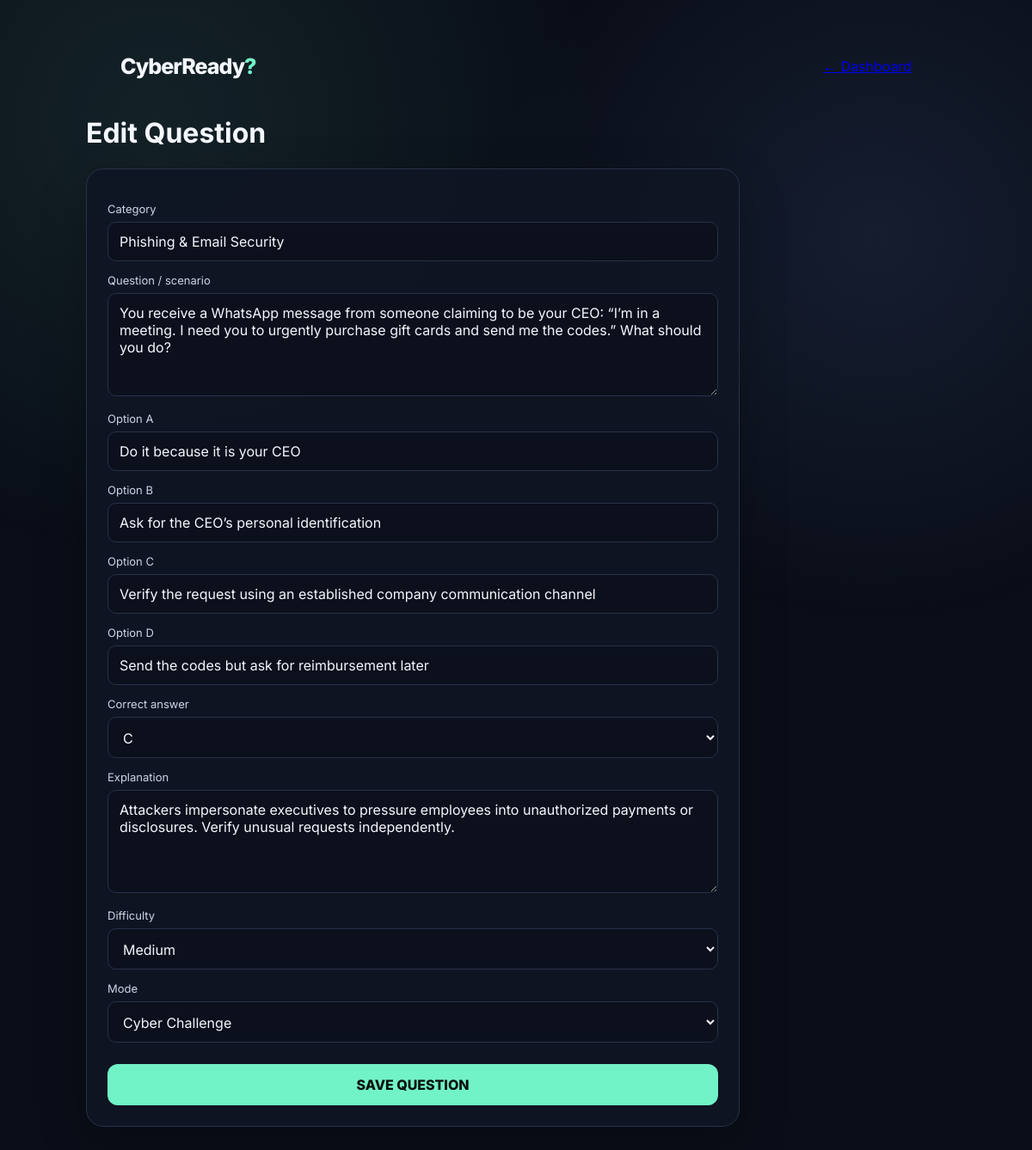
Page /admin/edit/4 (signed in) on the committed database.
### tables this page shows
CREATE TABLE questions (
    id INTEGER PRIMARY KEY AUTOINCREMENT,
    category TEXT NOT NULL,
    question TEXT NOT NULL,
    option_a TEXT NOT NULL,
    option_b TEXT NOT NULL,
    option_c TEXT NOT NULL,
    option_d TEXT NOT NULL,
    correct_answer TEXT NOT NULL,
    explanation TEXT NOT NULL,
    difficulty TEXT NOT NULL DEFAULT 'Medium',
    mode TEXT NOT NULL DEFAULT 'challenge',
    created_at TEXT NOT NULL
);

### app.py (the view, shortened to what this page needs)
@app.route("/admin/edit/<int:qid>", methods=["GET", "POST"])
@admin_required
def edit_question(qid):
    conn = get_db()
    q = conn.execute("SELECT * FROM questions WHERE id=?", (qid,)).fetchone()
    if not q:
        conn.close()
        return "Question not found", 404
    conn.close()
    return render_template("edit_question.html", q=q)

### app.py (called while the page is built)
def get_db():
    conn = sqlite3.connect(DB_PATH)
    conn.row_factory = sqlite3.Row
    return conn

def admin_required(view):
    @wraps(view)
    def wrapped(*args, **kwargs):
        if not session.get("is_admin"):
            return redirect(url_for("admin_login"))
        return view(*args, **kwargs)
    return wrapped

### templates/edit_question.html (shortened to what this page needs)
<!doctype html>
<html lang="en">
<head>
<title>CyberReady? — Edit Question</title><link rel="stylesheet" href="{{ url_for('static', filename='css/style.css') }}">
</head>
<body>
<div class="shell admin-shell">
  <div class="topline"><div class="brand mini">CyberReady<span class="q">?</span></div><a href="{{ url_for('admin') }}">← Dashboard</a></div>
  <h1>{{ 'Edit Question' if q else 'Add Question' }}</h1>
  <form method="post" class="card edit-form">
    <label>Category</label><input name="category" value="{{ q['category'] if q else '' }}" required>
    <label>Question / scenario</label><textarea name="question" required>{{ q['question'] if q else '' }}</textarea>
    {% for key in ['a','b','c','d'] %}
      <label>Option {{ key|upper }}</label><input name="option_{{ key }}" value="{{ q['option_'+key] if q else '' }}" required>
    {% endfor %}
    <label>Correct answer</label>
    <select name="correct_answer">{% for x in ['A','B','C','D'] %}<option {% if q and q['correct_answer']==x %}selected{% endif %}>{{ x }}</option>{% endfor %}</select>
    <label>Explanation</label><textarea name="explanation" required>{{ q['explanation'] if q else '' }}</textarea>
    <label>Difficulty</label><select name="difficulty">{% for x in ['Easy','Medium','Hard'] %}<option {% if q and q['difficulty']==x %}selected{% endif %}>{{ x }}</option>{% endfor %}</select>
    <label>Mode</label><select name="mode"><option value="challenge" {% if not q or q['mode']=='challenge' %}selected{% endif %}>Cyber Challenge</option></select>
    <button class="primary" type="submit">SAVE QUESTION</button>
  </form>
</div>
</body></html>

### static/css/style.css (style rules this page uses)
:root { --bg:#080b14;--panel:#101624;--panel2:#151c2e;--text:#f5f7ff;--muted:#9aa6bf; --accent:#72f2c7;--accent2:#7aa7ff;--danger:#ff7187;--line:#273148; --shadow:0 18px 55px rgba(0,0,0,.24); }
* { box-sizing:border-box }
html { scroll-behavior:smooth }
body { margin:0;font-family:Inter,system-ui,sans-serif;background:#0a0e18;color:var(--text);min-height:100vh }
body:before { content:"";position:fixed;inset:0;pointer-events:none;background:radial-gradient(circle at 15% 10%,rgba(114,242,199,.09),transparent 32%),radial-gradient(circle at 85% 20%,rgba(122,167,255,.10),transparent 30%);z-index:-1 }
button,input,textarea,select { font:inherit }
.shell { width:min(1000px,92%);margin:0 auto;padding:40px 0 70px }
.brand { font-size:42px;font-weight:800;letter-spacing:-2px }
.brand.mini { font-size:25px;letter-spacing:-1px }
.q { color:var(--accent) }
.card { background:rgba(16,22,36,.9);border:1px solid var(--line);border-radius:20px;padding:24px;box-shadow:var(--shadow) }
label { display:block;font-size:13px;color:#cdd5e7;margin:14px 0 7px }
input,textarea,select { width:100%;background:#0b101c;border:1px solid var(--line);color:var(--text);border-radius:10px;padding:12px 13px }
textarea { min-height:120px;resize:vertical }
.primary,.secondary { border:0;border-radius:12px;padding:14px 18px;font-weight:800;cursor:pointer;text-decoration:none;display:inline-flex;align-items:center;justify-content:center;gap:10px;text-align:center;transition:transform .18s ease,box-shadow .18s ease,filter .18s ease }
.primary { background:var(--accent);color:#07110e;width:100%;margin-top:20px }
.topbar,.topline { width:min(1000px,92%);margin:0 auto;padding:22px 0;display:flex;justify-content:space-between;align-items:center }
.edit-form { max-width:760px }
.edit-form .primary { margin-top:25px }

### rows in the picture
questions: category "Phishing & Email Security", question "You receive a WhatsApp message from someone claiming to be your CEO: “I’m in a meeting. I need you to urgently purchase gift cards and send me the codes.” What should you do?", option_a "Do it because it is your CEO" "Ask for the CEO’s personal identification" "Verify the request using an established company communication channel" "Send the codes but ask for reimbursement later", correct_answer "C", explanation "Attackers impersonate executives to pressure employees into unauthorized payments or disclosures. Verify unusual requests independently.", difficulty "Medium", mode "Cyber Challenge"

### other values in the picture
{{ 'Edit Question' if q else 'Add Question' }} "Edit Question"
{{ key|upper }} "A" "B" "C" "D"
